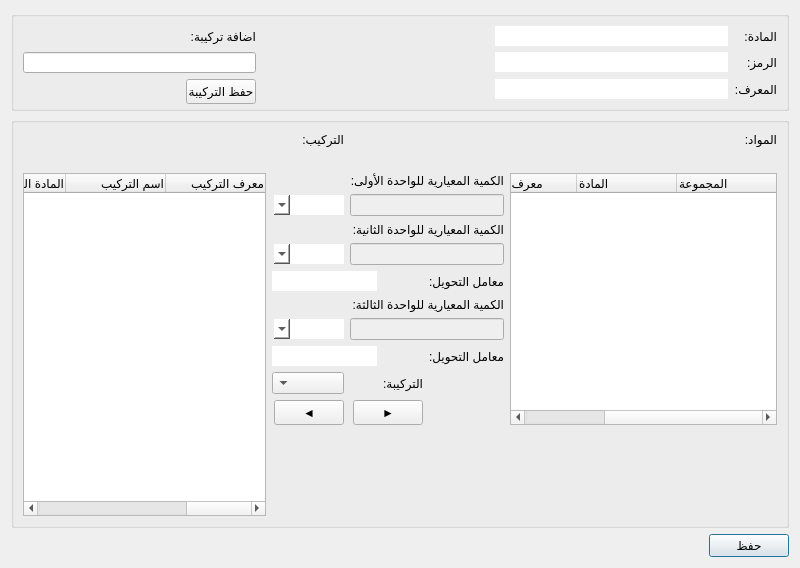
<?xml version="1.0" encoding="UTF-8"?>
<ui version="4.0">
 <class>GrouppedMaterialComposition</class>
 <widget class="QDialog" name="GrouppedMaterialComposition">
  <property name="geometry">
   <rect>
    <x>0</x>
    <y>0</y>
    <width>800</width>
    <height>568</height>
   </rect>
  </property>
  <property name="minimumSize">
   <size>
    <width>40</width>
    <height>0</height>
   </size>
  </property>
  <property name="windowTitle">
   <string>تركيب المادة</string>
  </property>
  <property name="layoutDirection">
   <enum>Qt::RightToLeft</enum>
  </property>
  <layout class="QGridLayout" name="gridLayout_3">
   <item row="2" column="0">
    <widget class="QPushButton" name="save_btn">
     <property name="text">
      <string>حفظ</string>
     </property>
    </widget>
   </item>
   <item row="2" column="1">
    <spacer name="horizontalSpacer_2">
     <property name="orientation">
      <enum>Qt::Horizontal</enum>
     </property>
     <property name="sizeHint" stdset="0">
      <size>
       <width>698</width>
       <height>20</height>
      </size>
     </property>
    </spacer>
   </item>
   <item row="0" column="0" colspan="2">
    <widget class="QGroupBox" name="groupBox">
     <property name="maximumSize">
      <size>
       <width>16777215</width>
       <height>100</height>
      </size>
     </property>
     <property name="title">
      <string/>
     </property>
     <layout class="QGridLayout" name="gridLayout">
      <item row="0" column="1">
       <widget class="QLineEdit" name="name_input">
        <property name="enabled">
         <bool>false</bool>
        </property>
        <property name="styleSheet">
         <string notr="true">background-color:white;
color:black;
border-style: none;
height: 20;</string>
        </property>
       </widget>
      </item>
      <item row="3" column="0">
       <widget class="QLabel" name="label_3">
        <property name="text">
         <string>المعرف:</string>
        </property>
       </widget>
      </item>
      <item row="3" column="1">
       <widget class="QLineEdit" name="id_input">
        <property name="enabled">
         <bool>false</bool>
        </property>
        <property name="layoutDirection">
         <enum>Qt::LeftToRight</enum>
        </property>
        <property name="styleSheet">
         <string notr="true">background-color:white;
color:black;
border-style: none;
height: 20;</string>
        </property>
       </widget>
      </item>
      <item row="2" column="3">
       <widget class="QLineEdit" name="composition_name_input">
        <property name="enabled">
         <bool>true</bool>
        </property>
        <property name="styleSheet">
         <string notr="true"/>
        </property>
       </widget>
      </item>
      <item row="2" column="1">
       <widget class="QLineEdit" name="code_input">
        <property name="enabled">
         <bool>false</bool>
        </property>
        <property name="styleSheet">
         <string notr="true">background-color:white;
color:black;
border-style: none;
height: 20;</string>
        </property>
       </widget>
      </item>
      <item row="0" column="3">
       <widget class="QLabel" name="label_11">
        <property name="text">
         <string>اضافة تركيبة:</string>
        </property>
       </widget>
      </item>
      <item row="0" column="0">
       <widget class="QLabel" name="label">
        <property name="text">
         <string>المادة:</string>
        </property>
       </widget>
      </item>
      <item row="3" column="2">
       <spacer name="horizontalSpacer">
        <property name="orientation">
         <enum>Qt::Horizontal</enum>
        </property>
        <property name="sizeHint" stdset="0">
         <size>
          <width>40</width>
          <height>20</height>
         </size>
        </property>
       </spacer>
      </item>
      <item row="3" column="3">
       <widget class="QPushButton" name="save_composition_btn">
        <property name="minimumSize">
         <size>
          <width>40</width>
          <height>25</height>
         </size>
        </property>
        <property name="maximumSize">
         <size>
          <width>70</width>
          <height>25</height>
         </size>
        </property>
        <property name="text">
         <string>حفظ التركيبة</string>
        </property>
       </widget>
      </item>
      <item row="2" column="0">
       <widget class="QLabel" name="label_2">
        <property name="text">
         <string>الرمز:</string>
        </property>
       </widget>
      </item>
     </layout>
    </widget>
   </item>
   <item row="1" column="0" colspan="2">
    <widget class="QGroupBox" name="groupBox_2">
     <property name="minimumSize">
      <size>
       <width>40</width>
       <height>0</height>
      </size>
     </property>
     <property name="title">
      <string/>
     </property>
     <layout class="QGridLayout" name="gridLayout_2">
      <item row="2" column="7" rowspan="11">
       <widget class="QTreeWidget" name="material_composition_tree">
        <column>
         <property name="text">
          <string>معرف التركيب</string>
         </property>
         <property name="textAlignment">
          <set>AlignTrailing|AlignVCenter</set>
         </property>
        </column>
        <column>
         <property name="text">
          <string>اسم التركيب</string>
         </property>
         <property name="textAlignment">
          <set>AlignTrailing|AlignVCenter</set>
         </property>
        </column>
        <column>
         <property name="text">
          <string>المادة المركبة</string>
         </property>
         <property name="textAlignment">
          <set>AlignTrailing|AlignVCenter</set>
         </property>
        </column>
        <column>
         <property name="text">
          <string>معرف المادة</string>
         </property>
         <property name="textAlignment">
          <set>AlignTrailing|AlignVCenter</set>
         </property>
        </column>
        <column>
         <property name="text">
          <string>اسم المادة</string>
         </property>
         <property name="textAlignment">
          <set>AlignTrailing|AlignVCenter</set>
         </property>
        </column>
        <column>
         <property name="text">
          <string>الكمية</string>
         </property>
         <property name="textAlignment">
          <set>AlignTrailing|AlignVCenter</set>
         </property>
        </column>
        <column>
         <property name="text">
          <string>الواحدة</string>
         </property>
         <property name="textAlignment">
          <set>AlignTrailing|AlignVCenter</set>
         </property>
        </column>
        <column>
         <property name="text">
          <string>معرف الواحدة</string>
         </property>
         <property name="textAlignment">
          <set>AlignTrailing|AlignVCenter</set>
         </property>
        </column>
       </widget>
      </item>
      <item row="9" column="2" colspan="2">
       <widget class="QLabel" name="label_10">
        <property name="text">
         <string>معامل التحويل:</string>
        </property>
       </widget>
      </item>
      <item row="8" column="2" colspan="4">
       <widget class="QLineEdit" name="quantity3_input">
        <property name="enabled">
         <bool>false</bool>
        </property>
        <property name="maximumSize">
         <size>
          <width>16777215</width>
          <height>16777215</height>
         </size>
        </property>
       </widget>
      </item>
      <item row="3" column="2" colspan="4">
       <widget class="QLineEdit" name="quantity1_input">
        <property name="enabled">
         <bool>false</bool>
        </property>
        <property name="maximumSize">
         <size>
          <width>16777215</width>
          <height>16777215</height>
         </size>
        </property>
       </widget>
      </item>
      <item row="1" column="1">
       <spacer name="horizontalSpacer_4">
        <property name="orientation">
         <enum>Qt::Horizontal</enum>
        </property>
        <property name="sizeHint" stdset="0">
         <size>
          <width>242</width>
          <height>20</height>
         </size>
        </property>
       </spacer>
      </item>
      <item row="12" column="2">
       <spacer name="verticalSpacer_2">
        <property name="orientation">
         <enum>Qt::Vertical</enum>
        </property>
        <property name="sizeHint" stdset="0">
         <size>
          <width>17</width>
          <height>178</height>
         </size>
        </property>
       </spacer>
      </item>
      <item row="8" column="6">
       <widget class="QComboBox" name="unit3_combobox">
        <property name="enabled">
         <bool>false</bool>
        </property>
        <property name="maximumSize">
         <size>
          <width>70</width>
          <height>16777215</height>
         </size>
        </property>
        <property name="styleSheet">
         <string notr="true">background-color:white;
color:black;
border-style: none;
height:20;</string>
        </property>
       </widget>
      </item>
      <item row="6" column="2" colspan="2">
       <widget class="QLabel" name="label_9">
        <property name="text">
         <string>معامل التحويل:</string>
        </property>
       </widget>
      </item>
      <item row="11" column="6">
       <widget class="QPushButton" name="add_material_btn">
        <property name="minimumSize">
         <size>
          <width>40</width>
          <height>25</height>
         </size>
        </property>
        <property name="maximumSize">
         <size>
          <width>70</width>
          <height>25</height>
         </size>
        </property>
        <property name="text">
         <string>◄</string>
        </property>
       </widget>
      </item>
      <item row="6" column="5" colspan="2">
       <widget class="QLineEdit" name="unit1_to_unit2_rate_input">
        <property name="enabled">
         <bool>false</bool>
        </property>
        <property name="maximumSize">
         <size>
          <width>16777215</width>
          <height>16777215</height>
         </size>
        </property>
        <property name="styleSheet">
         <string notr="true">background-color:white;
color:black;
border-style: none;
height:20;</string>
        </property>
       </widget>
      </item>
      <item row="0" column="6">
       <widget class="QLabel" name="label_5">
        <property name="text">
         <string>التركيب:</string>
        </property>
       </widget>
      </item>
      <item row="7" column="2" colspan="4">
       <widget class="QLabel" name="label_8">
        <property name="text">
         <string>الكمية المعيارية للواحدة الثالثة:</string>
        </property>
       </widget>
      </item>
      <item row="5" column="2" colspan="4">
       <widget class="QLineEdit" name="quantity2_input">
        <property name="enabled">
         <bool>false</bool>
        </property>
        <property name="maximumSize">
         <size>
          <width>16777215</width>
          <height>16777215</height>
         </size>
        </property>
       </widget>
      </item>
      <item row="4" column="2" colspan="4">
       <widget class="QLabel" name="label_7">
        <property name="text">
         <string>الكمية المعيارية للواحدة الثانية:</string>
        </property>
       </widget>
      </item>
      <item row="3" column="6">
       <widget class="QComboBox" name="unit1_combobox">
        <property name="enabled">
         <bool>false</bool>
        </property>
        <property name="maximumSize">
         <size>
          <width>70</width>
          <height>16777215</height>
         </size>
        </property>
        <property name="styleSheet">
         <string notr="true">background-color:white;
color:black;
border-style: none;
height:20;</string>
        </property>
       </widget>
      </item>
      <item row="11" column="4" colspan="2">
       <widget class="QPushButton" name="remove_material_btn">
        <property name="minimumSize">
         <size>
          <width>40</width>
          <height>25</height>
         </size>
        </property>
        <property name="maximumSize">
         <size>
          <width>70</width>
          <height>25</height>
         </size>
        </property>
        <property name="text">
         <string>►</string>
        </property>
       </widget>
      </item>
      <item row="9" column="5" colspan="2">
       <widget class="QLineEdit" name="unit1_to_unit3_rate_input">
        <property name="enabled">
         <bool>false</bool>
        </property>
        <property name="maximumSize">
         <size>
          <width>16777215</width>
          <height>16777215</height>
         </size>
        </property>
        <property name="styleSheet">
         <string notr="true">background-color:white;
color:black;
border-style: none;
height:20;</string>
        </property>
       </widget>
      </item>
      <item row="5" column="6">
       <widget class="QComboBox" name="unit2_combobox">
        <property name="enabled">
         <bool>false</bool>
        </property>
        <property name="maximumSize">
         <size>
          <width>70</width>
          <height>16777215</height>
         </size>
        </property>
        <property name="styleSheet">
         <string notr="true">background-color:white;
color:black;
border-style: none;
height:20;</string>
        </property>
       </widget>
      </item>
      <item row="12" column="6">
       <spacer name="verticalSpacer">
        <property name="orientation">
         <enum>Qt::Vertical</enum>
        </property>
        <property name="sizeHint" stdset="0">
         <size>
          <width>20</width>
          <height>40</height>
         </size>
        </property>
       </spacer>
      </item>
      <item row="1" column="7">
       <spacer name="horizontalSpacer_3">
        <property name="orientation">
         <enum>Qt::Horizontal</enum>
        </property>
        <property name="sizeHint" stdset="0">
         <size>
          <width>242</width>
          <height>20</height>
         </size>
        </property>
       </spacer>
      </item>
      <item row="10" column="4">
       <widget class="QLabel" name="label_12">
        <property name="text">
         <string>التركيبة:</string>
        </property>
       </widget>
      </item>
      <item row="10" column="6">
       <widget class="QComboBox" name="composition_combobox"/>
      </item>
      <item row="2" column="2" colspan="4">
       <widget class="QLabel" name="label_6">
        <property name="text">
         <string>الكمية المعيارية للواحدة الأولى:</string>
        </property>
       </widget>
      </item>
      <item row="0" column="0">
       <widget class="QLabel" name="label_4">
        <property name="maximumSize">
         <size>
          <width>16777215</width>
          <height>16777215</height>
         </size>
        </property>
        <property name="text">
         <string>المواد:</string>
        </property>
       </widget>
      </item>
      <item row="2" column="0" rowspan="10" colspan="2">
       <widget class="QTreeWidget" name="materials_tree">
        <column>
         <property name="text">
          <string>المجموعة</string>
         </property>
        </column>
        <column>
         <property name="text">
          <string>المادة</string>
         </property>
        </column>
        <column>
         <property name="text">
          <string>معرف المادة</string>
         </property>
        </column>
        <column>
         <property name="text">
          <string>معرف المجموعة</string>
         </property>
        </column>
       </widget>
      </item>
     </layout>
    </widget>
   </item>
  </layout>
 </widget>
 <resources/>
 <connections/>
</ui>
